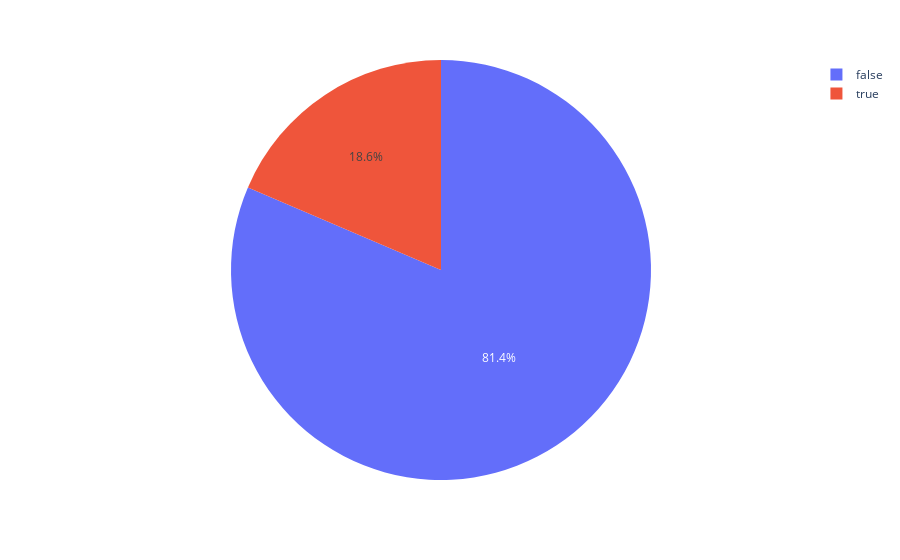

The notebook cell saved with this chart:
### Code cell
fig = px.pie(df,values='total intl calls',names='churn')
fig.show()

### Figure 1 — Plotly figure (JSON) as saved in the notebook; plotly's stock layout.template omitted (floating-point values rounded to 4 significant figures)
{"data": [{"domain": {"x": [0, 1], "y": [0, 1]}, "hovertemplate": "churn=%{label}<br>total intl calls=%{value}<extra></extra>", "labels": [false, false, false, false, false, false, false, false, false, false, true, false, false, false, false, true, false, false, false, false, false, true, false, false, false, false, false, false, false, false, false, false, false, true, false, false, false, false, false, false, false, true, false, false, false, false, false, false, true, false, false, false, false, false, true, false, false, true, false, false, false, false, false, false, false, false, false, false, false, true, false, false, false, false, false, false, true, true, false, false, false, false, false, false, true, false, true, false, false, true, false, true, false, false, false, false, false, false, true, true], "legendgroup": "", "name": "", "showlegend": true, "type": "pie", "values": [3, 3, 5, 7, 3, 6, 7, 6, 4, 5, 6, 5, 2, 5, 6, 9, 4, 3, 5, 2, 4, 6, 19, 6, 2, 5, 3, 4, 6, 1, 6, 5, 10, 3, 4, 6, 6, 5, 6, 9, 2, 15, 4, 4, 3, 5, 5, 5, 3, 3, 5, 3, 6, 5, 3, 3, 2, 3, 3, 8, 4, 3, 3, 3, 6, 5, 4, 8, 1, 3, 7, 2, 4, 4, 3, 2, 4, 7, 3, 2, 2, 5, 2, 4, 1, 7, 5, 2, 9, 4, 2, 4, 9, 7, 7, 5, 4, 3, 5, 7]}], "layout": {"legend": {"tracegroupgap": 0}, "margin": {"t": 60}}}
